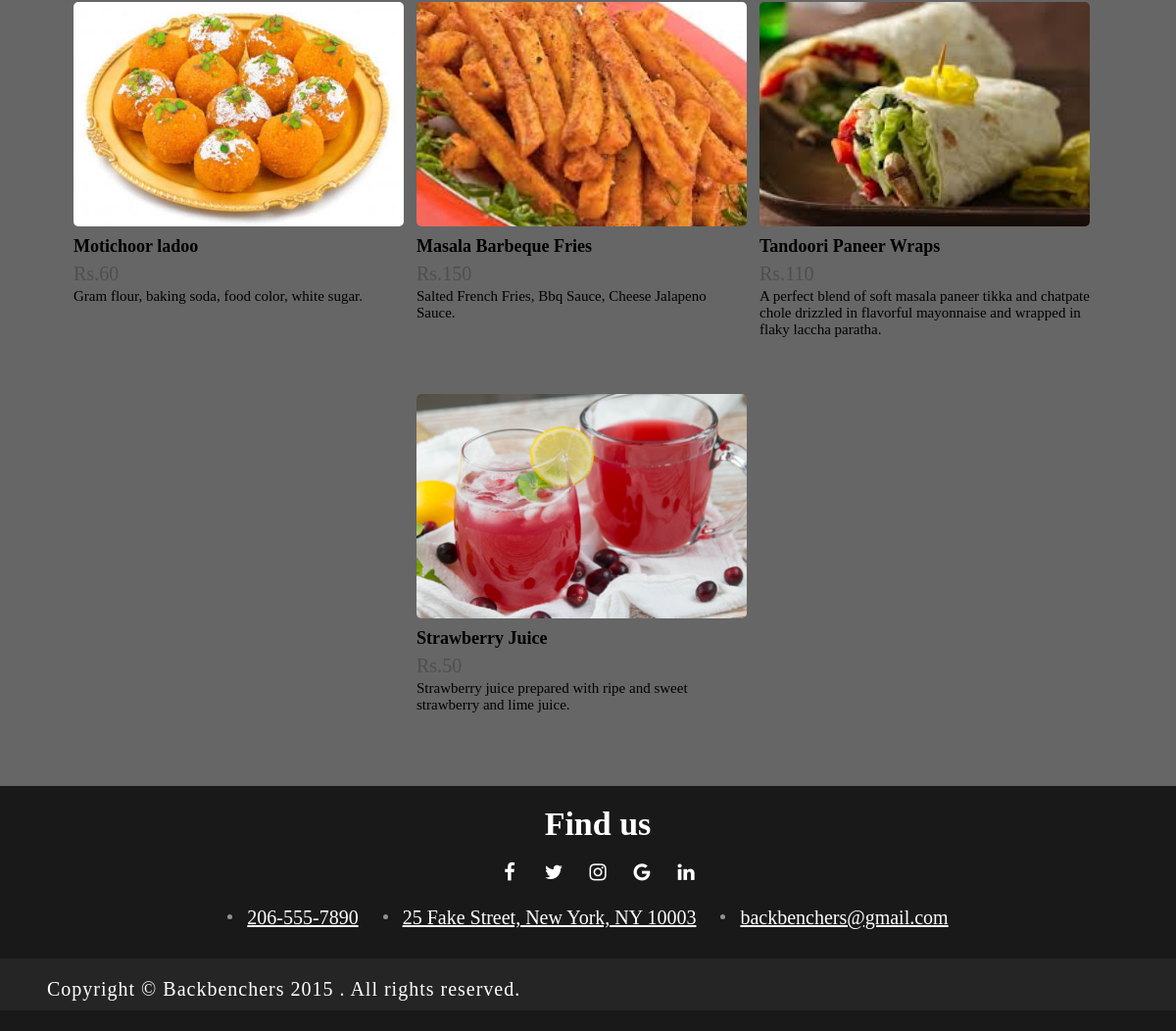
The page /admin_view_menu.php (lower part) on the database as committed earlier.
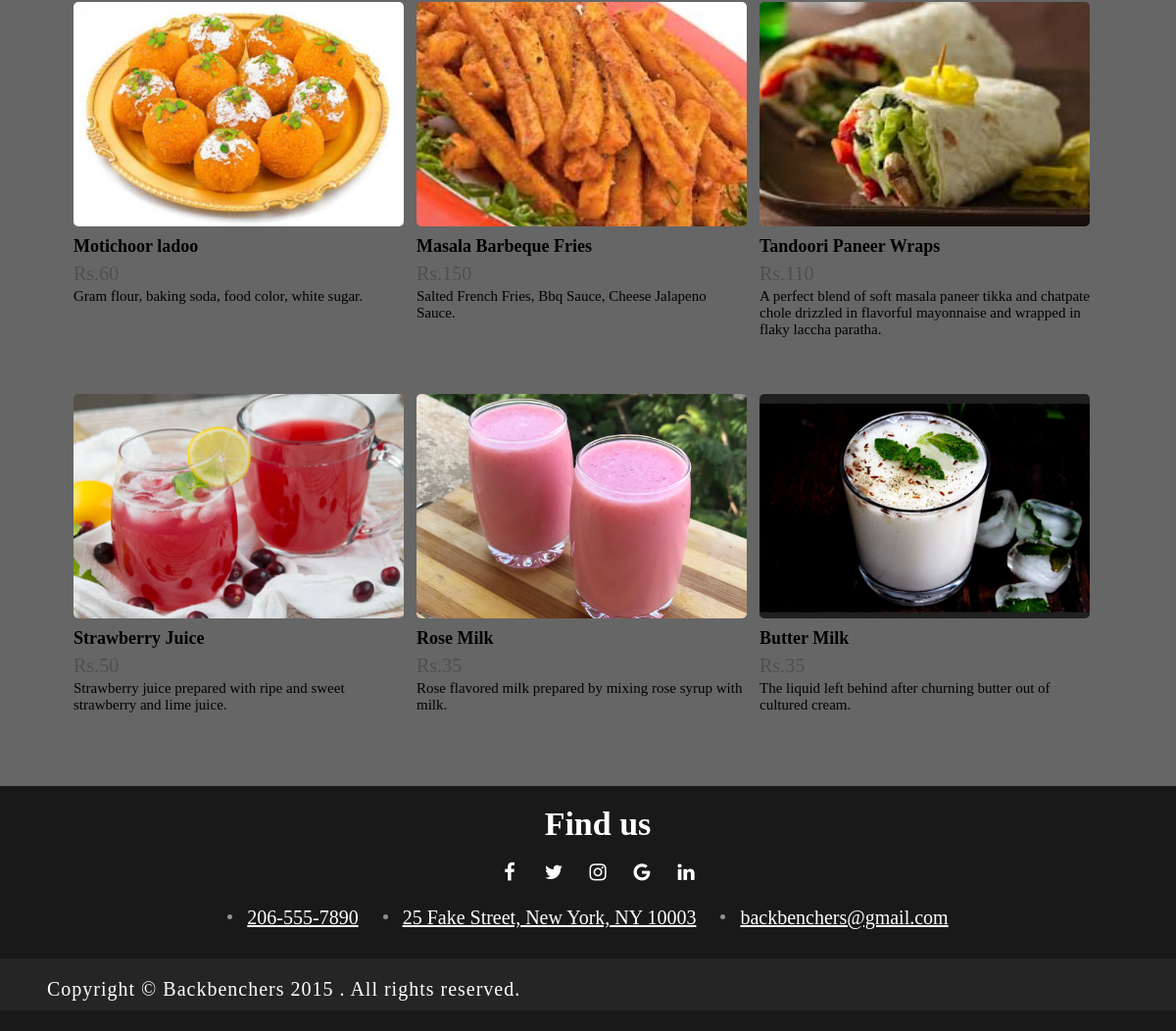
The same page on the database as committed later.
### tables this page shows
CREATE TABLE IF NOT EXISTS `tbl_images` (
`id` int(11) NOT NULL,
  `image` varchar(200) NOT NULL,
  `Name` varchar(255) NOT NULL,
  `description` varchar(200) NOT NULL,
  `Price` int(255) NOT NULL,
  `Type` varchar(255) NOT NULL
);

### admin_view_menu.php (the view, shortened to what this page needs)
<?php
include("config.php");
?>
<!DOCTYPE html>
<html>
<head>
	<link rel="stylesheet" type="text/css" href="./css/food_item.css">
	<link rel="stylesheet" href="http://static.sasongsmat.nu/fonts/vegetarian.css" />
	<link rel="stylesheet" href="https://stackpath.bootstrapcdn.com/font-awesome/4.7.0/css/font-awesome.min.css">
</head>
<body>
	<br>
	<br>
	<div class="card-container">
		<?php
		if (isset($_REQUEST['search']) != "") {
			$valueToSearch = $_REQUEST['tosearch'];
			$query = "SELECT * FROM `tbl_images` WHERE Name like '%" . $valueToSearch . "%' OR Type like '%" . $valueToSearch . "%'";
			$search_result = mysqli_query($conn, $query);
			while ($rows = mysqli_fetch_array($search_result)) {
				echo
				'
				<div class="card">
				<img src="' . $rows['image'] . '" class = "res-image"/>
				<div class="res-details">
				<div>
					<div class="res-name"><span class="veg-indian-vegetarian"></span>' . $rows['Name'] . '</div>
					</div>
					<div class="rating-value">Rs.' . $rows['Price'] . '</div>
					<div class="res-des">' . $rows['description'] . '</div>
				</div>
			</div>
					';
			}
		} else {
			$query = "SELECT * FROM tbl_images ORDER BY id ASC";
			$result = mysqli_query($conn, $query);
			while ($rows = mysqli_fetch_array($result)) {
				echo
				'
			<div class="card">
			<img src="' . $rows['image'] . '" class = "res-image"/>
			<div class="res-details">
				<div class="container">
					<div class="res-name"><span class="veg-indian-vegetarian"></span>' . $rows['Name'] . '</div>
					</div>
				<div class="rating-value">Rs.' . $rows['Price'] . '</div>
				<div class="res-des">' . $rows['description'] . '</div>
			</div>
		</div>
					';
			}
		}
		?>
	</div>
</body>
</html>

### css/header1.css (style rules this page uses)
* { margin: 0px; padding: 0px; box-sizing: border-box; }

### css/food_item.css (style rules this page uses)
* { margin: 0px; padding: 0px; box-sizing: border-box; }
body { background-image: linear-gradient(rgba(0, 0, 0, 0.6), rgba(0, 0, 0, 0.6)), url('../images/food_item.jpg'); background-size: cover; background-repeat: no-repeat; background-position: center; height: 100vh; font-size: 20px; overflow-x: hidden; align-items: center; }
.card-container { display: flex; flex-direction: row; flex-wrap: wrap; justify-content: center; }
.card { width: 350px; height: 400px; padding: 0 13px 18px 0; }
.res-image { height: 60%; width: 100%; border-radius: 5px; transform: none; opacity: 1; will-change: transform, opacity; object-fit: cover; transition: opacity 0.25s ease 0s, transform 0.25s ease 0s; }
.res-details { margin-top: 10px; display: flex; flex-direction: column; }
.res-name { font-weight: bold; font-size: 18px; display: inline-flex; flex-grow: 1; }
.rating-value { color: rgb(79, 79, 79); }
.res-des { font-size: 15px; }
.card .container { flex-direction: row; display: flex; width: 100%; }

### css/footer.css (style rules this page uses)
footer { width: 100%; background: #191919; display: flex; flex-direction: column; height: 250px; }
.ofo-footer-inner { float: left; width: 100%; margin: 10px; }
.ofo-container { max-width: 1224px; width: 92%; margin: 0 auto; position: relative; z-index: 2; }
.ofo-row { margin-left: -15px; margin-right: -15px; }
.ofo-footer-social { float: left; width: 100%; position: relative; text-align: center; margin-top: 10px; }
h3 { font-family: 'Playball', cursive; font-size: 34px; color: #fff; text-align: center; margin-bottom: 20px; }
.ofo-footer-social ul { margin: 0px; }
.ofo-footer-social ul li { display: inline-block; }
.fa { display: inline-block; font: normal normal normal 14px/1 FontAwesome; font-size: inherit; text-rendering: auto; -webkit-font-smoothing: antialiased; -moz-osx-font-smoothing: grayscale; transform: translate(0, 0); }
.ofo-footer-social ul li a { float: left; width: 40px; height: 40px; color: #fff; font-size: 20px; }
.ofo-footer-contacts { float: center; width: 100%; text-align: center; margin-bottom: 20px; }
.ofo-footer-contacts li { display: inline-block; padding: 0 20px; position: relative; }
.ofo-footer-contacts li a, .ofo-footer-social ul li a, .team-social li a, .popup-modal-dismiss { transition: all 400ms linear; color: #fff; }
.ofo-to-top-holder { float: left; width: 100%; background: #262526; position: relative; padding: 20px 0 10px; }
.ofo-to-top-holder p { float: left; color: #fff; letter-spacing: 1px; }
.ofo-footer-contacts li:before { content: ''; position: absolute; top: 8px; left: 0; width: 5px; height: 5px; border-radius: 100%; background: #919191; }

### admin_view_menu.php (style rules this page uses)
.card-container { display: flex; flex-direction: row; flex-wrap: wrap; justify-content: center; }
.card { width: 350px; height: 400px; padding: 0 13px 18px 0; }
.res-image { height: 60%; width: 100%; border-radius: 5px; transform: none; opacity: 1; will-change: transform, opacity; object-fit: cover; transition: opacity 0.25s ease 0s, transform 0.25s ease 0s; }
.res-details { margin-top: 10px; display: flex; flex-direction: column; }
.res-name { font-weight: bold; font-size: 18px; display: inline-flex; flex-grow: 1; }
.rating-value, .res-cuisines, .res-location { color: rgb(79, 79, 79); }
.res-des { font-size: 15px; }

Rows that differ between the two databases and show on the page:
added tbl_images: image (picture), Name "Rose Milk", Price "35", description "Rose flavored milk prepared by mixing rose syrup with milk."
added tbl_images: image (picture), Name "Butter Milk", Price "35", description "The liquid left behind after churning butter out of cultured cream."
